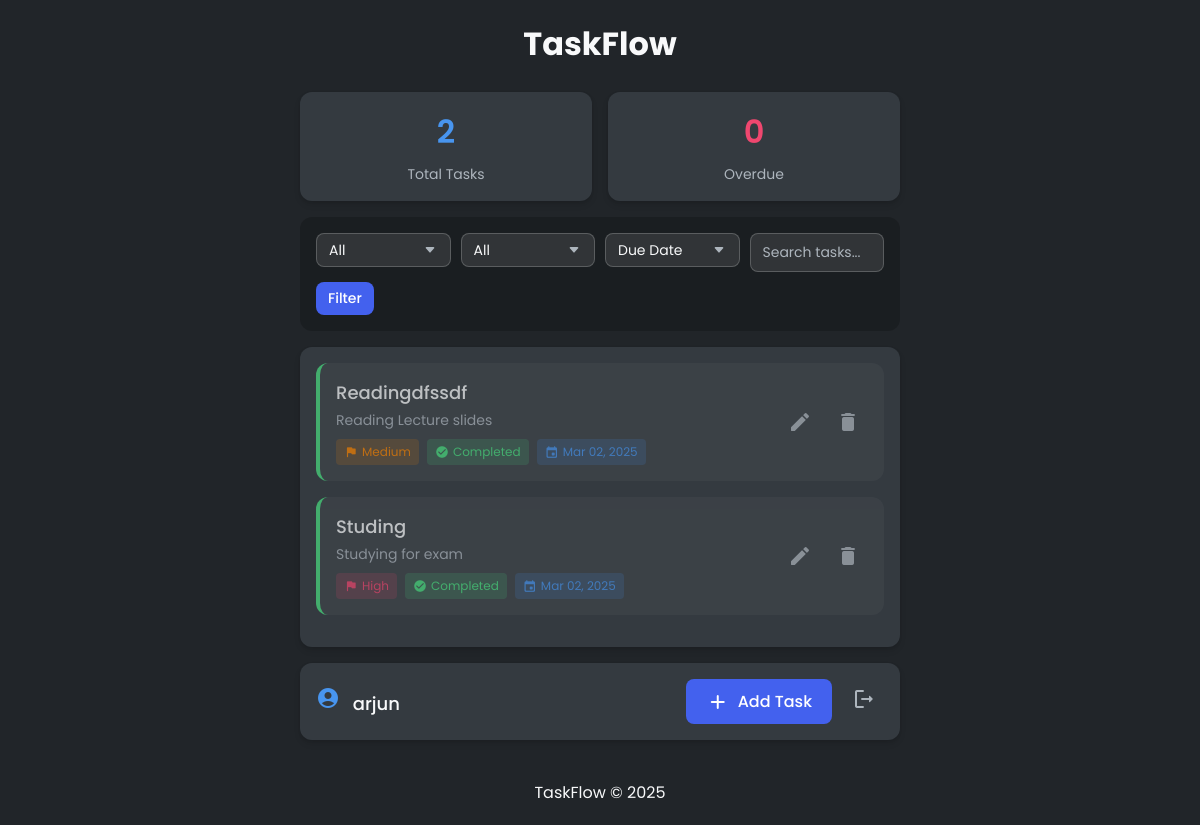
The app's page / (signed in) with its own data.
### tasks/models.py (models this page shows, shortened)
class Task(models.Model):
    PRIORITY_CHOICES = (
        ('low', 'Low'),
        ('medium', 'Medium'),
        ('high', 'High'),
    )
    STATUS_CHOICES = (
        ('pending', 'Pending'),
        ('in_progress', 'In Progress'),
        ('completed', 'Completed'),
    )
    task_id = models.CharField(max_length=8, primary_key=True, unique=True)
    user = models.ForeignKey(
        settings.AUTH_USER_MODEL, on_delete=models.CASCADE
    )
    title = models.CharField(max_length=100)
    description = models.TextField(blank=True, null=True)
    priority = models.CharField(
        max_length=10,
        choices=PRIORITY_CHOICES,
        default='medium'
    )
    status = models.CharField(
        max_length=15,
        choices=STATUS_CHOICES,
        default='pending'
    )
    due_date = models.DateField(blank=True, null=True)
    created_date = models.DateField(auto_now_add=True)
    completed_date = models.DateField(blank=True, null=True)
    class Meta:
        ordering = ['due_date', '-priority', 'created_date']

### users/models.py (models this page shows)
class User(AbstractUser):
    min_length_validator = MinLengthValidator(
        limit_value=3,
        message=_('At least 3 characters are required.')
    )
    characters_validator = validators.CharactersValidator()
    username = models.CharField(
        _('username'),
        max_length=15,
        primary_key=True,
        help_text=_('Required. 3-15 characters. Letters and numbers only.'),
        validators=[characters_validator, min_length_validator],
        error_messages={
            'unique': _('A user with that username already exists.'),
        },
    )
    first_name = None
    last_name = None
    REQUIRED_FIELDS = []

### tasks/views.py (the view, shortened to what this page needs)
# urls.py: path('', views.tasks, name='tasks'),
def tasks(request):
    if request.method == 'GET':
        filter_form = forms.TaskFilterForm(request.GET or None)
        if request.user.is_authenticated:
            tasks_queryset = models.Task.objects.filter(user=request.user)
            tasks = tasks_queryset
            total = tasks.count()
            today = timezone.now().date()
            overdue_count = tasks_queryset.filter(
                due_date__lt=today,
                status__in=['pending', 'in_progress']
            ).count()
        context = {
            'tasks': tasks,
            'total': total,
            'filter_form': filter_form,
            'overdue_count': overdue_count,
        }
        return render(request, 'tasks/index.html', context)

### tasks/templates/tasks/index.html (shortened to what this page needs)
{% extends "tasks/base.html" %}
{% block content %}
<div class="stats">
    <div class="stat-card total">
        <div class="stat-value">{{ total }}</div>
        <div class="stat-label">Total Tasks</div>
    </div>
    {% if request.user.is_authenticated %}
    <div class="stat-card overdue">
        <div class="stat-value">{{ overdue_count }}</div>
        <div class="stat-label">Overdue</div>
    </div>
    {% endif %}
</div>
<form method="get" class="filter-form">
    <div class="form-group">
        {{ filter_form.status_filter }}
    </div>
    <div class="form-group">
        {{ filter_form.priority_filter }}
    </div>
    <div class="form-group">
        {{ filter_form.sort_by }}
    </div>
    <div class="form-group">
        {{ filter_form.search }}
    </div>
    <button type="submit" class="btn btn-primary btn-sm">Filter</button>
</form>
<div class="box">
{% if total == 0 %}
    <div class="empty-list">
        <div class="empty-text">
            <span class="material-icons-round notranslate">assignment</span>
            <p>No tasks found</p>
            <a href="{% url 'tasks_add' %}" class="btn btn-primary">Add Your First Task</a>
        </div>
    </div>
{% else %}
    <dl class="list">
    {% for task in tasks %}
        <div class="list-item priority-{{ task.priority }} status-{{ task.status }}">
            <div class="title-description">
                <a href="{% url 'tasks_edit' task.task_id %}">
                    <h3 class="task-title">{{ task.title }}</h3>
                    <p class="task-description">{{ task.description|default:"No description" }}</p>
                </a>
                <div class="task-meta">
                    <span class="task-meta-item priority-{{ task.priority }}">
                        <span class="material-icons-round notranslate">flag</span>
                        {{ task.get_priority_display|default:task.priority|title }}
                    </span>
                    <span class="task-meta-item status-{{ task.status }}">
                        <span class="material-icons-round notranslate">
                        </span>
                        {{ task.get_status_display|default:task.status|title }}
                    </span>
                    {% if task.due_date %}
                    <span class="task-meta-item due-date {% if task.due_date < today and task.status != 'completed' %}overdue{% endif %}">
                        <span class="material-icons-round notranslate">event</span>
                        {{ task.due_date|date:"M d, Y" }}
                    </span>
                    {% endif %}
                </div>
            </div>
            <div class="list-actions">
                <a href="{% url 'tasks_edit' task.task_id %}" class="btn-icon edit">
                    <span class="material-icons-round notranslate">edit</span>
                </a>
                <a href="{% url 'tasks_delete' task.task_id %}" class="btn-icon delete">
                    <span class="material-icons-round notranslate">delete</span>
                </a>
            </div>
        </div>
    {% endfor %}
    </dl>
{% endif %}
</div>
<div class="buttons-box">
    <div class="username">
    {% if request.user.is_authenticated %}
        <a href="{% url 'users_info' %}">
            <span class="material-icons-round notranslate">account_circle</span>
            <span>{{ request.user }}</span>
        </a>
    {% else %}
        <a href="{% url 'users_info' %}">
            <span class="material-icons-round notranslate">account_circle</span>
            <span>Visitor</span>
        </a>
    {% endif %}
    </div>
    <div class="buttons">
        <a href="{% url 'tasks_add' %}" class="btn btn-primary">
            <span class="material-icons-round notranslate">add</span>
            Add Task
        </a>
        {% if request.user.is_authenticated %}
        <a href="{% url 'users_logout' %}" class="btn-icon">
            <span class="material-icons-round notranslate">logout</span>
        </a>
        {% else %}
        <a href="{% url 'users_login' %}" class="btn-icon">
            <span class="material-icons-round notranslate">login</span>
        </a>
        {% endif %}
    </div>
</div>
{% endblock %}

### tasks/templates/tasks/base.html (shortened to what this page needs)
<!doctype html>
<html lang="en">
    <head>
        {% load static %}
        <link rel="stylesheet" href="{% static 'tasks/css/styles.css' %}">
    </head>
    <body>
        <div class="container">
            <header class="mb-3">
                <h1 class="text-center">TaskFlow</h1>
            </header>
            {% block content %}
            {% endblock %}
            <footer class="mt-3 text-center">
                <p class="text-muted">TaskFlow &copy; {% now "Y" %}</p>
            </footer>
        </div>
    </body>
</html>

### records on screen
Task: title "Readingdfssdf", description "Reading Lecture slides", priority "Medium", status "Completed", due_date "Mar 02, 2025"
Task: title "Studing", description "Studying for exam", priority "High", status "Completed", due_date "Mar 02, 2025"
User: user "arjun"

### other values on screen
{{ total }} "2"
{{ overdue_count }} "0"
